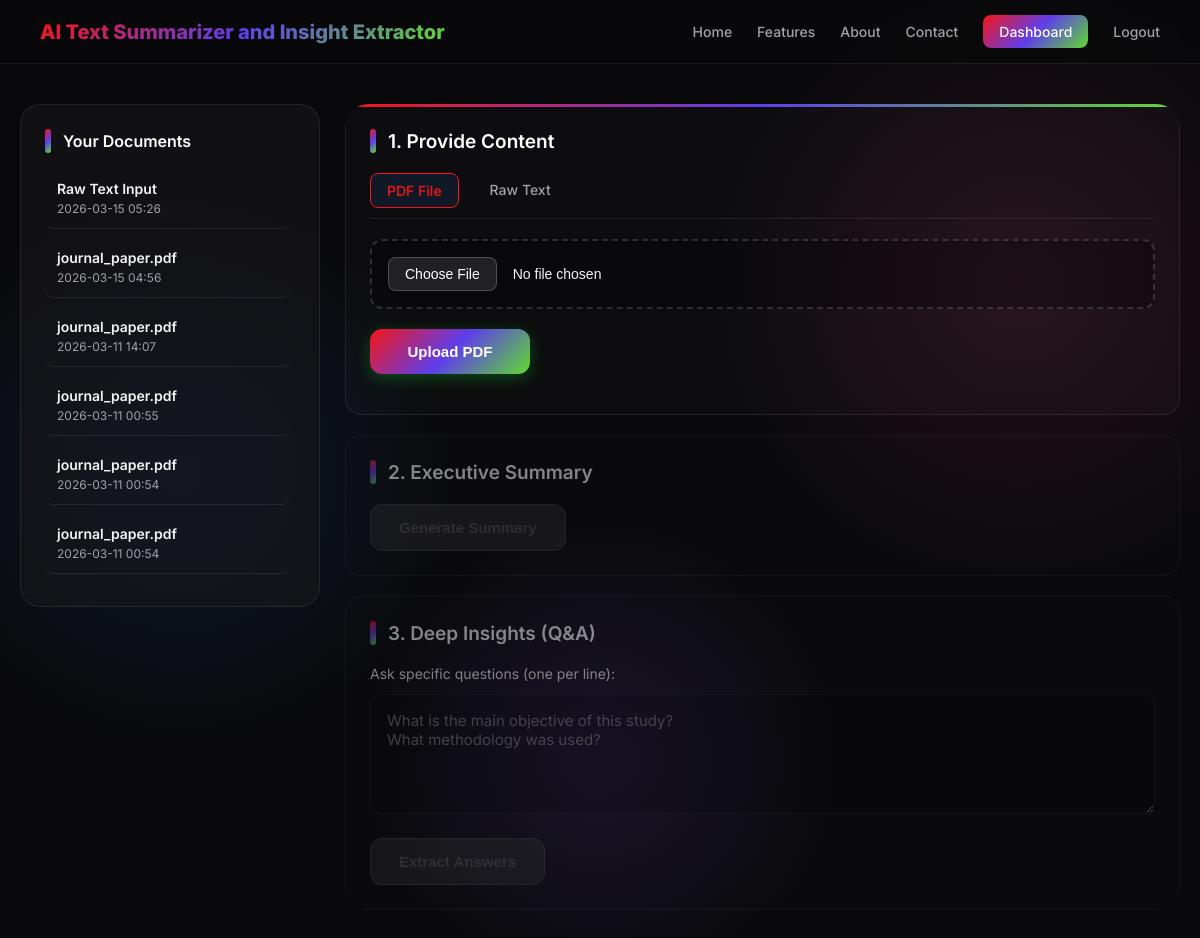
/dashboard (signed in), run on the app's committed database.
### models.py (models this page shows)
class Document(Base):
    __tablename__ = "documents"
    id = Column(Integer, primary_key=True, index=True)
    user_id = Column(Integer, ForeignKey("users.id"))
    filename = Column(String)
    paper_id = Column(String, unique=True, index=True) # UUID
    upload_date = Column(DateTime, default=datetime.datetime.utcnow)
    summary_text = Column(Text, nullable=True) # Store the generated summary
    owner = relationship("User", back_populates="documents")

### app.py (the view)
@app.get("/dashboard", response_class=HTMLResponse)
async def dashboard(request: Request, db: Session = Depends(get_db)):
    user = get_current_user_optional(request, db)
    if not user:
        return RedirectResponse(url="/login", status_code=status.HTTP_302_FOUND)
    user_docs = db.query(models.Document).filter(models.Document.user_id == user.id).order_by(models.Document.upload_date.desc()).all()
    return templates.TemplateResponse("dashboard.html", {"request": request, "user": user, "documents": user_docs})

### templates/dashboard.html (shortened to what this page needs)
{% extends "base.html" %}
{% block content %}
<div class="dashboard-layout">
    <aside class="sidebar">
        <h3 style="font-size: 16px; margin-bottom: 15px;">Your Documents</h3>
        {% if documents %}
        <div style="max-height: 500px; overflow-y: auto; padding-right: 5px;">
            {% for doc in documents %}
            <div class="doc-item"
                onclick="loadDocument('{{ doc.paper_id }}', `{{ doc.summary_text | escape if doc.summary_text else '' }}`)">
                <div class="doc-title">{{ doc.filename }}</div>
                <div class="doc-date">{{ doc.upload_date.strftime('%Y-%m-%d %H:%M') }}</div>
            </div>
            {% endfor %}
        </div>
        {% else %}
        <p style="font-size: 13px; color: var(--text-muted);">No documents uploaded yet.</p>
        {% endif %}
    </aside>
    <div class="main-content container"
        style="max-width: 100%; border: none; padding: 0; box-shadow: none; background: transparent; backdrop-filter: none;">
        <div class="section">
            <h3>1. Provide Content</h3>
            <div class="tabs">
                <div class="tab active" id="pdfTab" onclick="switchTab('pdf')">PDF File</div>
                <div class="tab" id="textTab" onclick="switchTab('text')">Raw Text</div>
            </div>
            <div id="pdfUploadSection">
                <div class="file-upload-wrapper">
                    <input type="file" id="pdfFile" accept=".pdf">
                </div>
                <button class="action-btn" id="uploadBtn" onclick="uploadPDF()">
                    <span id="uploadBtnText">Upload PDF</span>
                </button>
            </div>
        </div>
        <div class="section disabled-section" id="summarySection">
            <h3>2. Executive Summary</h3>
            <button class="action-btn" id="summaryBtn" onclick="summarize()" disabled>
                <span id="summaryBtnText">Generate Summary</span>
            </button>
        </div>
        <div class="section disabled-section" id="insightsSection">
            <h3>3. Deep Insights (Q&A)</h3>
            <p class="status-text" style="margin-top: 0; margin-bottom: 12px; color: var(--text-main);">Ask specific
                questions (one per line):</p>
            <textarea id="questions"
                placeholder="What is the main objective of this study?&#10;What methodology was used?"
                disabled></textarea>
            <button class="action-btn" id="insightsBtn" onclick="getInsights()" disabled>
                <span id="insightsBtnText">Extract Answers</span>
            </button>
        </div>
    </div>
</div>
{% endblock %}

### templates/base.html (shortened to what this page needs)
<!DOCTYPE html>
<html lang="en">
<head>
</head>
<body>
    <nav>
        <a href="/" class="nav-brand">AI Text Summarizer and Insight Extractor</a>
        <div class="nav-links">
            <a href="/">Home</a>
            <a href="/features">Features</a>
            <a href="/about">About</a>
            <a href="/contact">Contact</a>
            {% if user %}
                <a href="/dashboard" class="nav-btn primary">Dashboard</a>
                <a href="/logout">Logout</a>
            {% else %}
                <a href="/login" class="nav-btn">Login</a>
                <a href="/register" class="nav-btn primary">Get Started</a>
            {% endif %}
        </div>
    </nav>
    <main>
        {% block content %}{% endblock %}
    </main>
</body>
</html>

### templates/base.html (style rules this page uses)
:root { --bg-dark: #09090b; --glass-bg: rgba(24, 24, 27, 0.6); --glass-border: rgba(255, 255, 255, 0.08); --text-main: #f4f4f5; --text-muted: #a1a1aa; --accent-1: #f71515; --accent-2: #5e3eeb; --accent-3: #5fda2f; --vibrant-gradient: linear-gradient(135deg, var(--accent-1), var(--accent-2), var(--accent-3)); }
body { font-family: 'Inter', sans-serif; margin: 0; padding: 0; background-color: var(--bg-dark); background-image: radial-gradient(circle at 15% 50%, rgba(59, 130, 246, 0.12), transparent 25%), radial-gradient(circle at 85% 30%, rgba(236, 72, 153, 0.12), transparent 25%), radial-gradient(circle at 50% 80%, rgba(139, 92, 246, 0.12), transparent 25%); background-attachment: fixed; color: var(--text-main); min-height: 100vh; display: flex; flex-direction: column; }
nav { background: rgba(9, 9, 11, 0.8); backdrop-filter: blur(12px); border-bottom: 1px solid var(--glass-border); padding: 15px 40px; display: flex; justify-content: space-between; align-items: center; position: sticky; top: 0; z-index: 100; }
.nav-brand { font-size: 20px; font-weight: 800; text-decoration: none; background: var(--vibrant-gradient); -webkit-background-clip: text; background-clip: text; -webkit-text-fill-color: transparent; }
.nav-links { display: flex; gap: 25px; align-items: center; }
.nav-links a { color: var(--text-muted); text-decoration: none; font-weight: 500; font-size: 14px; transition: color 0.2s; }
.nav-btn { background: var(--glass-bg); border: 1px solid var(--glass-border); padding: 8px 16px; border-radius: 8px; color: white !important; }
.nav-btn.primary { background: var(--vibrant-gradient); border: none; }
main { flex: 1; padding: 40px 20px; display: flex; justify-content: center; align-items: flex-start; }
.container { width: 100%; max-width: 800px; background: var(--glass-bg); backdrop-filter: blur(24px); -webkit-backdrop-filter: blur(24px); border: 1px solid var(--glass-border); border-radius: 24px; padding: 40px; box-shadow: 0 25px 50px -12px rgba(0, 0, 0, 0.6); position: relative; overflow: hidden; }
.container::before { content: ''; position: absolute; top: 0; left: 0; right: 0; height: 3px; background: var(--vibrant-gradient); z-index: 10; }

### data on the page
Document: filename "Raw Text Input", upload_date "2026-03-15 05:26"
Document: filename "journal_paper.pdf", upload_date "2026-03-15 04:56"
Document: filename "journal_paper.pdf", upload_date "2026-03-11 14:07"
Document: filename "journal_paper.pdf", upload_date "2026-03-11 00:55"
Document: filename "journal_paper.pdf", upload_date "2026-03-11 00:54"
Document: filename "journal_paper.pdf", upload_date "2026-03-11 00:54"
